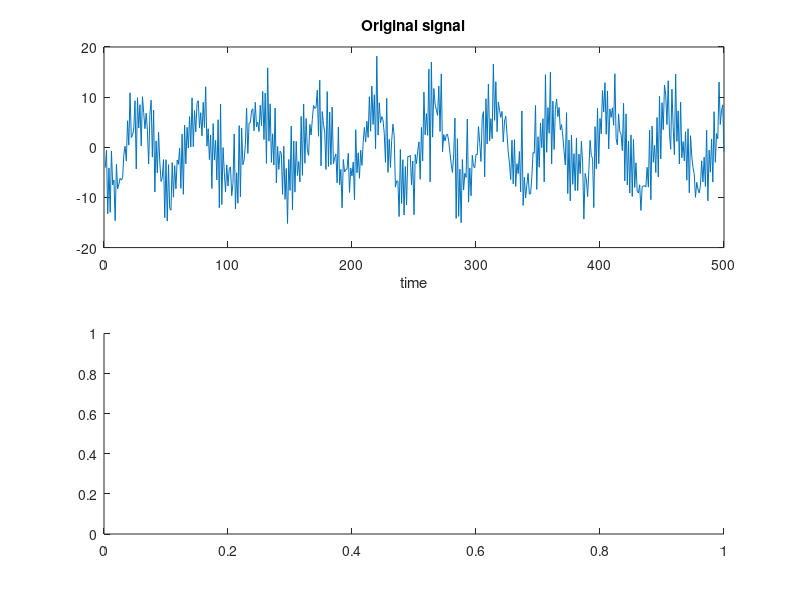
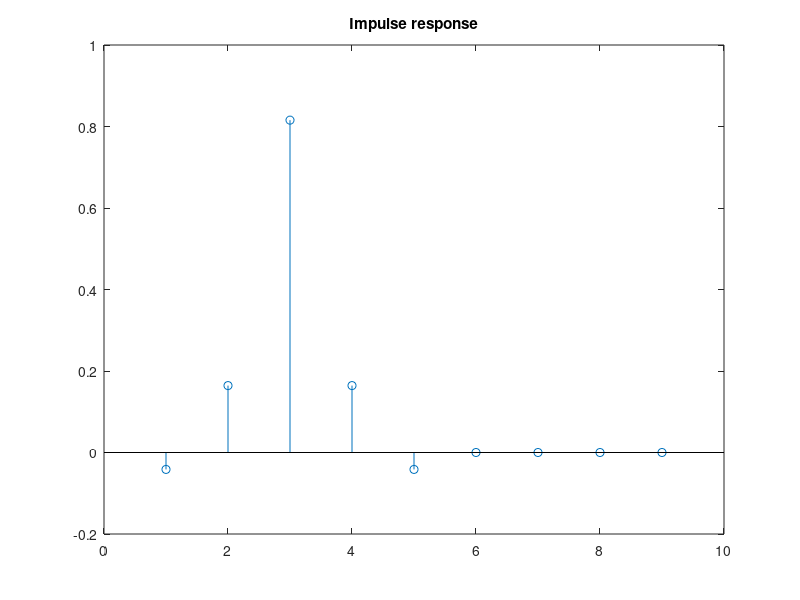
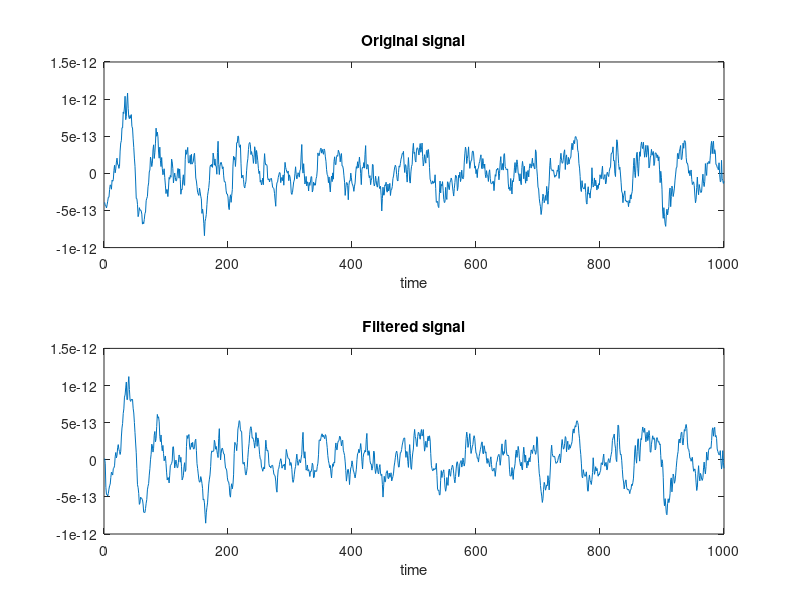
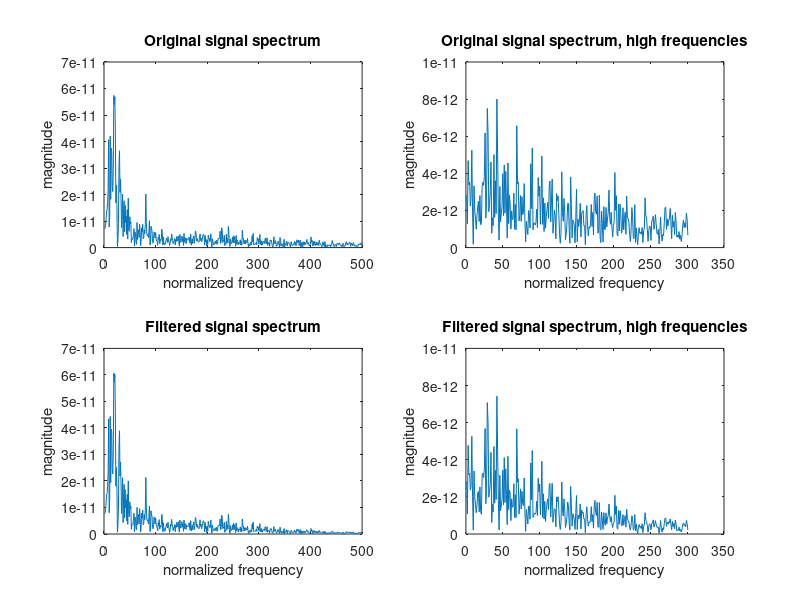

Source code (MATLAB) for these figures, in order: (Note: this script raises an error after producing the figures.)
%%%%%%%%%%%%%%%%%%%%% Part Two: Task 1 %%%%%%%%%%%%%%
%% Μελέτη σήματος θορύβου στις μεσαίες συχνότητες. %%

% Δημιουργία λευκού θορύβου
N=200; white_noise=randn(1,N);

% Δημιουργία Band-Pass FIR φίλτρου που διατηρεί τις μεσαίες συχνότητες
%   και εξασθενίζει τις άλλες.
middle_fs_filter = fir1(20, [0.4 0.6]);

% Δημιουργία θορύβου στις μεσαίες συχνότητες με χρήση του
%   παραπάνω FIR φίλτρου.
filtered_noise = filter(middle_fs_filter, 1, white_noise);

figure(1), clf;
subplot(1, 2, 1), plot(white_noise), title('White noise'), xlabel('time'), 
  ylim([-3 3]);
subplot(1, 2, 2), plot(filtered_noise), title('Filtered noise'), xlabel('time'),
  ylim([-3 3]); 

% Σήμα λευκού θορύβου σε όλες τις συχνότητες
figure(2), clf;
white_noise_f_magnitude = abs(fft(white_noise));
subplot(2, 2, 1), hist(white_noise,100), title('White noise histogram'), 
  xlim([-4 4]);
subplot(2, 2, 2), stem(white_noise_f_magnitude(1:(N/2))), 
  title('White noise spectrum'), ylabel('magnitude'), xlabel('frequency');

% Σήμα θορύβου στις μεσαίες συχνότητες
filtered_noise_f_magnitude = abs(fft(filtered_noise));
subplot(2, 2, 3), hist(filtered_noise,100), title('Filtered noise histogram'), 
  xlim([-4 4]);
subplot(2, 2, 4), stem(filtered_noise_f_magnitude(1:(N/2))), 
  title('Filtered noise spectrum'), ylabel('magnitude'), xlabel('frequency');
  
% Φάσεις σημάτων
figure(3), clf;
white_noise_f_phase = angle(fft(white_noise));
filtered_noise_f_phase = angle(fft(filtered_noise));
subplot(2, 1, 1), stem(white_noise_f_phase(1:(N/2))),title('White noise phase'),
  xlabel('frequency');
subplot(2, 1, 2), stem(filtered_noise_f_phase(1:(N/2))),
  title('Filtered noise phase'), xlabel('frequency');


%%%%%% Part Two: Task 2 %%%%%%
%% Μελέτη δοθέντος φίλτρου. %%

% Το δοθέν FIR φίλτρο b
b = [-0.0415 0.1642 0.8156 0.1642 -0.0415];

    % Ερώτημα α 
figure(1), clf;
freqz(b);

    % Ερώτημα β
figure(2), clf;
delta = [1 0 0 0 0 0 0 0 0];
h = filter(b, 1, delta)
stem(h), title('Impulse response');

    % Ερώτημα γ
load brainwaves.mat;
segment = x_left(1: 1000);

% Σήματα στον άξονα του χρόνου
figure(3), clf;
subplot(2, 1, 1), plot(segment), title('Original signal'), xlabel('time');
subplot(2, 1, 2), plot(filter(b ,1, segment)), title('Filtered signal'), 
  xlabel('time');

figure(4), clf;
% Συχνοτικό περιεχόμενο του αρχικού σήματος
pre_filter_f_magnitude = abs(fft(segment));
subplot(2, 2, 1), plot(pre_filter_f_magnitude(1:500)), 
  title('Original signal spectrum'), xlabel('normalized frequency'), 
  ylabel('magnitude');
subplot(2, 2, 2), plot(pre_filter_f_magnitude(200:500)), 
  title('Original signal spectrum, high frequencies'), 
  xlabel('normalized frequency'), ylabel('magnitude');

% Συχνοτικό περιεχόμενο του τελικού σήματος  
post_filter_f_magnitude = abs(fft(filter(b ,1, segment)));
subplot(2, 2, 3), plot(post_filter_f_magnitude(1:500)), 
  title('Filtered signal spectrum'), xlabel('normalized frequency'), 
  ylabel('magnitude');
subplot(2, 2, 4), plot(post_filter_f_magnitude(200:500)), 
  title('Filtered signal spectrum, high frequencies'), 
  xlabel('normalized frequency'), ylabel('magnitude');
  

%%%%%%%%%% Part Two: Task 3 %%%%%%%%%%%%%%
%% Μελέτη φίλτρου κινούμενου ελαχίστου. %%

    % Ερώτημα α
t = 1:500;
signal = sin(t) + 5*cos(3*t) + 2*cos(15*t+4) + 7*cos(25*t+4) + 3*randn(1, 500);

figure(1), clf;
subplot(2, 1, 1), plot(signal), title('Original signal'), xlabel('time');
subplot(2, 1, 2), plot(minfilter(signal, 5)), title('Filtered signal, w=5'), 
  xlabel('time');
  
    % Ερώτημα β
figure(2), clf;
subplot(2, 3, 1), plot(signal), title('Original signal'), xlabel('time');
subplot(2, 3, 2), plot(minfilter(signal, 5)), title('Filtered signal, w=5'), 
  xlabel('time');
subplot(2, 3, 4), plot(abs(fft(signal))(1:250)), 
  title('Original signal spectrum'), xlabel('frequency'), ylabel('magnitude');
subplot(2, 3, 5), plot(abs(fft(minfilter(signal, 5)))(1:250)), 
  title('Filtered signal spectrum, w=5'), xlabel('frequency'), 
  ylabel('magnitude');
subplot(2, 3, 3), plot(minfilter(signal, 15)), title('Filtered signal, w=15'), 
  xlabel('time');
subplot(2, 3, 6), plot(abs(fft(minfilter(signal, 15)))(1:250)), 
  title('Filtered signal spectrum, w=15'), xlabel('frequency'), 
  ylabel('magnitude');
  
    % Ερώτημα γ
t = 1:500;
x = sin(5*t);
y = cos(t + 1);

figure(3), clf;    
r1 = minfilter(x + y, 5); subplot(2,1,1), plot(r1), ylim([-2.5 0.5]), 
  title('Filtered (x+y)'); 

r2 = minfilter(x, 5) + minfilter(y, 5); subplot(2,1,2), plot(r2), 
  ylim([-2.5 0.5]), title('Filtered x + Filtered y'); 
    
    
    
    
